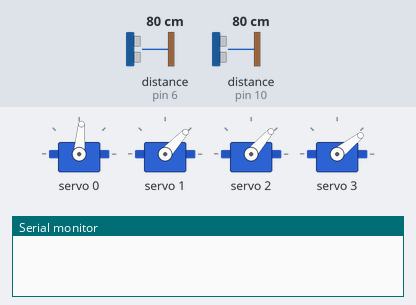
A sketch run on a simulated Arduino Uno, built with avr-gcc and run on an emulated ATmega328P. On the bench: 4 × servo, the last lines printed to the serial monitor. Wiring (inferred from the names in the program): 2 × ultrasonic range finder: trigger pin 5, echo pin 6 / trigger pin 9, echo pin 10. The test bench sets the inputs (shaded band); at power-on: distance to the obstacle (sensors on pin 6, pin 10) 80 cm. The echo pulse lasts 58.3 µs per cm; random numbers use the default seed unless the sketch sets one.

Above: at 0.1 s.
1.3 s: distance to the obstacle (sensor on pin 6) set to 2 cm
At 2.05 s:
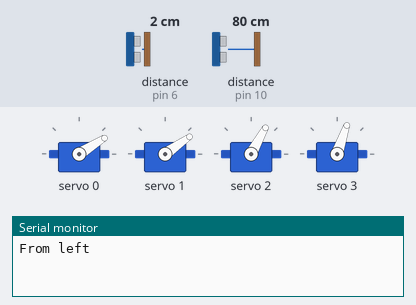
4.3 s: distance to the obstacle (sensor on pin 10) set to 61 cm
7.3 s: distance to the obstacle (sensor on pin 10) set to 54 cm
10.3 s: distance to the obstacle (sensor on pin 10) set to 2 cm
Timing chart, 0 to 14.3 s (numbered marks = the images above; inputs shaded):
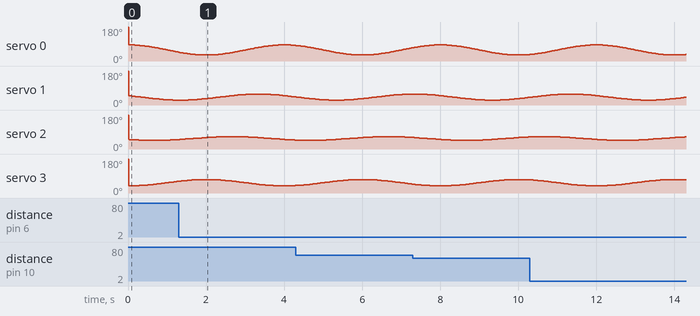

The sketch:

NMNT_City-Rhythm.ino
```cpp
#include <Adafruit_PWMServoDriver.h>
#include "nmnt_dist_sensor.hpp"
#include "nmnt_servo.hpp"

Adafruit_PWMServoDriver servoShield = Adafruit_PWMServoDriver();

NMNT_Servo servo[numServo];


void setup() {
  Serial.begin(9600);
  randomSeed(analogRead(A0));

  servoShield.begin();
  servoShield.setPWMFreq(60);

  for (int i = 0; i < numServo; i++) {
    servo[i].freq = 0.25;// + randomFloat(-randFreq, randFreq); // Initial frequency
    servo[i].phase = i / float(numServo - 1) * PI;

    servoShield.setPWM(i, 0, PULSEMIN);
  }

  // MODE_AVG
  for (int i = 0; i < numFreq; i++) {
    servoFreqs[i] = servo[0].freq;// + randomFloat(-randFreq, randFreq);
    freqSum += servoFreqs[i];
  }

  pinMode(trigPin1, OUTPUT); // Sets the trigPin as an Output
  pinMode(echoPin1, INPUT); // Sets the echoPin as an Input
  pinMode(trigPin2, OUTPUT); // Sets the trigPin as an Output
  pinMode(echoPin2, INPUT); // Sets the echoPin as an Input
}


void loop() {
  float cm1, cm2;                         // Used to save the distance in cm in every frame
  delayMicroseconds(5);

  // right
  cm1 = range(trigPin1, echoPin1);        // Calculates the current distance in cm (see range function)
  delayMicroseconds(10);
  average1[0] = cm1;                      // The first item of the array is the current distance
  lastSteps1[0] = cm1;

  // left
  cm2 = range(trigPin2, echoPin2);
  delayMicroseconds(10);
  average2[0] = cm2;
  lastSteps2[0] = cm2;

  boolean sensL = walkingBy(lastSteps2, average2);
  boolean sensR = walkingBy(lastSteps1, average1);

  //  Serial.print("l ");
  //  Serial.print(sensL);
  //  Serial.print(" r ");
  //  Serial.println(sensR);
  //  return;

  // If we haven't detected anything yet
  if (!timerStart) {
    // If the left sensor detects a state from LOW to HIGH first
    if (sensL && !sensR && millis() - debounceL > bounceTime) {
      fromLeft = true;
      timerStart = true;
      debounceL = millis();
      Serial.println("From left");
    }

    // If the right sensor detects a state from LOW to HIGH first
    else if (sensR && !sensL && millis() - debounceR > bounceTime) {
      fromLeft = false;
      timerStart = true;
      debounceR = millis();
      Serial.println("From right");
    }
  }

  // We've detected one sensor and started timing.
  // See when the other sensor detects.
  else {
    // Left sensor was first.
    // Stop timing when the right sensor is HIGH.
    if (fromLeft) {
      // time-out
      if (millis() - debounceL > timeOutMax) {
        Serial.println("Took too long");
        timerStart = false;
      }
      else if (sensR == HIGH) {
        // left debounce time is interval
        sensorInterval = millis() - debounceL;
        Serial.print("Arrived right at: ");
        Serial.println(sensorInterval);
        timerStart = false;
        debounceR = millis();
        setSensorValue = false;
      }
    }

    // Right sensor was first
    // Stop timing when the left sensor is HIGH.
    else {
      // time-out
      if (millis() - debounceR > timeOutMax) {
        Serial.println("Took too long");
        timerStart = false;
      }

      else if (sensL == HIGH) {
        // right debounce time is interval
        sensorInterval = millis() - debounceR;
        Serial.print("Arrived left at: ");
        Serial.println(sensorInterval);
        timerStart = false;
        debounceL = millis();
        setSensorValue = false;
      }
    }
  }


  //-----Servos------//

  // Calculate servo speed from dist sensor interval
  float distFreq = 1.0 / float((sensorInterval * 0.001) / stepsPerSeconds);

  // Set servo freqs according to mode
  if (distFreq > minServoFreq && distFreq < maxServoFreq) {
    if (!setSensorValue) {
      setSensorValue = true;

      switch (MODE) {

        case MODE_DIRECT:
          for (int i = 0; i < numServo; i++) {
            servo[i].freq = distFreq + randomFloat(-randFreq, randFreq);
          }
          break;

        case MODE_AVG:
          // Get average freq of n sensor readings
          freqSum -= servoFreqs[freqIndex];
          servoFreqs[freqIndex] = distFreq;
          freqSum += servoFreqs[freqIndex];
          freqIndex = (freqIndex + 1) % numFreq;
          freqAvg = freqSum / (float)numFreq;

          for (int i = 0; i < numServo; i++) {
            servo[i].freq = freqAvg + randomFloat(-randFreq, randFreq);
          }
          break;

        case MODE_ROUND:
          servo[sensorCounter].freq = distFreq;
          sensorCounter = (sensorCounter + 1) % numServo;
          servo[sensorCounter].freq = distFreq;
          break;
      }

      // Set phase direction (in every mode);
      for (int i = 0; i < numServo; i++) {
        if (fromLeft) servo[i].phase = i / float(numServo - 1) * PI;
        else servo[i].phase =  (1.0 - i / float(numServo - 1)) * PI;
      }
      //    freqSmooth = 0.995; // floatMap(abs(servoFreq[i] - targetFreq[i]), 0, maxServoFreq-minServoFreq, 0.95, 0.999);
    }
  }

  float time_s = millis() * 0.001;

  for (int i = 0; i < numServo; i++) {
    //   servo[i].freq = lerp(servo[i].freq , servo[i].targetFreq , freqSmooth);

    float phi = cos(TWO_PI * time_s * servo[i].freq + servo[i].phase);

    int PWM = (int)floatMap(phi, -1.0, 1.0, PULSEMIN[i], PULSEMAX[i]);
    servoShield.setPWM(i, 0, PWM);
  }
}

float floatMap(double x, double in_min, double in_max, double out_min, double out_max) {
  return (x - in_min) * (out_max - out_min) / (in_max - in_min) + out_min;
}

float randomFloat(float minR, float maxR) {
  unsigned int res = 10000;
  int randInt = random(res);

  return floatMap(randInt, 0, res - 1, minR, maxR);
}

float lerp(float x, float y, float m) {
  return m * x + (1.0 - m) * y;
}
```

nmnt_dist_sensor.hpp
```cpp
#ifndef _NMNT_DIST_SENSOR_HPP_
#define _NMNT_DIST_SENSOR_HPP_

#include "Arduino.h"
//#include <NewPing.h>

// defines pins numbers
const int trigPin1 = 9;       // the pin trig should be connected to 9  //right
const int echoPin1 = 10;      // the pin echo should be connected to 10
const int trigPin2 = 5; // left
const int echoPin2 = 6;

// defines variables for distance measurement
long duration1;
int distance1;
long duration2;
long distance2;

// defines arrays to measure the average distance over time (used for calibration)
const int numAvg = 100;
const int numStep = 10;
unsigned long average1[numAvg];
unsigned long average2[numAvg];
unsigned long lastSteps1[numStep];
unsigned long lastSteps2[numStep];

// Timing between sensors
boolean fromLeft = false;
boolean timerStart = false;
unsigned long sensorInterval = 0;
bool setSensorValue = false;

// Debouncing
unsigned long debounceL = 0;
unsigned long debounceR = 0;
unsigned int bounceTime = 2000;   // (ms)
unsigned long timeOutMax = 10000; // (ms)

unsigned long range (byte trig, byte echo) {          // Calculates the distance in cm

  digitalWrite(trig, LOW);
  digitalWrite(trig, HIGH);
  delayMicroseconds(10);
  digitalWrite(trig, LOW);
  unsigned long duration = pulseIn(echo, HIGH);
  return duration / 58.2;

}

unsigned long calculateAverage(long input[], int arraySize) {   // Calculates the average of the array that is used for calibraton

  long sum = 0;
  long average;

  for (int i = arraySize - 1; i > 0; i--) {
    input[i] = input[i - 1];
  }

  for (int j = 0; j < arraySize; j++) {
    sum += input[j];
  }

  average = sum / arraySize;

  return average;

}

//unsigned long lastSteps(long input[]) {         // Calculates the average of the last three distances (could also have used the previous function, but C does not have an array.length() function and mweh)
//
//  long sum = 0;                                 // The reason for this function is that the sensor is sometimes faulty, but it's always only one number that's faulty.
//  long average;
//
//  for (int i = 2; i > 0; i--) {
//    input[i] = input[i - 1];
//  }
//
//  for (int j = 0; j < 3; j++) {
//    sum += input[j];
//  }
//
//  average = sum / 3;
//
//  return average;
//
//}

unsigned long walkingBy(long stepping[], long input[]) {
  long margin;

  long currentDist = calculateAverage(stepping, numStep);           // Calculates the average of the last three distances
  bool someoneWalksBySensor;
                                                                    // Calculates the average distance in the last 100 frames
  margin = calculateAverage(input, numAvg) * 0.75;                  // Someone is walking by if they're at least 25% closer to the server than the average distance

  if (currentDist < margin) {                                       // Checks if someone is walking by
    someoneWalksBySensor = true;
  }
  else {
    someoneWalksBySensor = false;
  }
  return someoneWalksBySensor;
}

#endif
```

nmnt_servo.hpp
```cpp
#ifndef _NMNT_SERVO_HPP
#define _NMNT_SERVO_HPP

#include "Arduino.h"

// --------Servos-------//

struct NMNT_Servo {
  float freq; // (Hz)
  float phase;
};

const int numServo = 4;
const int PULSEMIN[numServo] = {215, 200, 250, 230};
const int PULSEMAX[numServo] = {350, 280, 300, 315};

const float minServoFreq = 0.2;     // (Hz)
const float maxServoFreq = 4.0;     // (Hz)
const float randFreq = 0.05;   // (random freq deviation, 0 for no random)

const int sensorDistance = 2; // (meters)
const float stepsPerSeconds = 5.8 / float(sensorDistance * 2.0); // very crude

// different modes of behavior
const int MODE_DIRECT = 0;
const int MODE_AVG = 1;
const int MODE_ROUND = 2;

int MODE = MODE_DIRECT;

// MODE_AVG
const int numFreq = 5;
float servoFreqs[numFreq];
int freqIndex = 0;
float freqSum = 0;
float freqAvg = 0;

// MODE_ROUND
int sensorCounter = 0;


// not using
float freqSmooth = 0.9995;      // smoothing factor to lerp between freqs (0-1)

#endif
```
